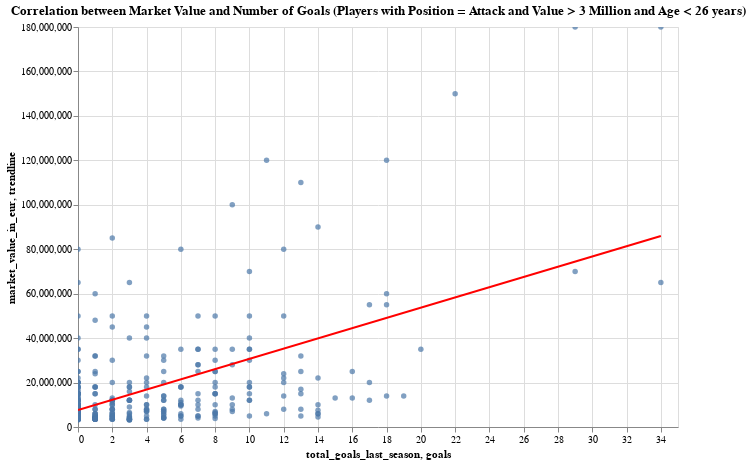

The cell this chart's notebook holds for it:
### Markdown cell above
### L'età influisce significativamente sul valore di mercato dei top giocatori. Se escludiamo i giocatori over 25, la retta di trend mostra una maggiore inclinazione, indicando che il valore di mercato dei giocatori giovani dipende fortemente dal numero di goal segnati. Invece, per i giocatori a fine carriera, il valore di mercato tende a essere più basso, anche se segnano molti goal. Questo fenomeno evidenzia come il potenziale futuro e la longevità della carriera influenzino il valore di mercato più delle prestazioni attuali per i giocatori giovani.

### Code cell
df_subset = filtered_player[(filtered_player['position'] == 'Attack') & 
                            (filtered_player['market_value_in_eur'] > 3000000) &
                            (filtered_player['date_of_birth'] > '1998-01-01')]

goals = df_subset['total_goals_last_season']
market_value = df_subset['market_value_in_eur']
slope, intercept = np.polyfit(goals, market_value, 1)

trendline_df = pd.DataFrame({
    'goals': [goals.min(), goals.max()],
    'trendline': [slope * goals.min() + intercept, slope * goals.max() + intercept]
})

# Crea il grafico a dispersione con Altair
scatter_plot = alt.Chart(df_subset).mark_circle().encode(
    x='total_goals_last_season:Q',
    y='market_value_in_eur:Q',
    tooltip=['name','date_of_birth']
).properties(
    title='Correlation between Market Value and Number of Goals (Players with Position = Attack and Value > 3 Million and Age < 26 years)',
    width=600,
    height=400
)

trendline = alt.Chart(trendline_df).mark_line(color='red').encode(
    x='goals:Q',
    y='trendline:Q'
)

final_chart = (scatter_plot + trendline)

final_chart.interactive()

### Figure 1 — Vega-Lite specification as saved in the notebook (floating-point values rounded to 4 significant figures; data arrays with more than 128 entries replaced by an {"elided": "..."} marker saying what was removed)
{"config": {"view": {"continuousWidth": 300, "continuousHeight": 300}}, "layer": [{"data": {"name": "data-a26c55d81414f06573118a7d124a9582"}, "mark": {"type": "circle"}, "encoding": {"tooltip": [{"field": "name", "type": "nominal"}, {"field": "date_of_birth", "type": "nominal"}], "x": {"field": "total_goals_last_season", "type": "quantitative"}, "y": {"field": "market_value_in_eur", "type": "quantitative"}}, "name": "view_6", "title": "Correlation between Market Value and Number of Goals (Players with Position = Attack and Value > 3 Million and Age < 26 years)"}, {"data": {"name": "data-5ae052245cd533e649b0d34dec9a3774"}, "mark": {"type": "line", "color": "red"}, "encoding": {"x": {"field": "goals", "type": "quantitative"}, "y": {"field": "trendline", "type": "quantitative"}}}], "height": 400, "params": [{"name": "param_6", "select": {"type": "interval", "encodings": ["x", "y"]}, "bind": "scales", "views": ["view_6"]}], "width": 600, "$schema": "https://vega.github.io/schema/vega-lite/v5.8.0.json", "datasets": {"data-a26c55d81414f06573118a7d124a9582": {"elided": "380 records"}, "data-5ae052245cd533e649b0d34dec9a3774": [{"goals": 0, "trendline": 7635000.0}, {"goals": 34, "trendline": 85980000.0}]}}
